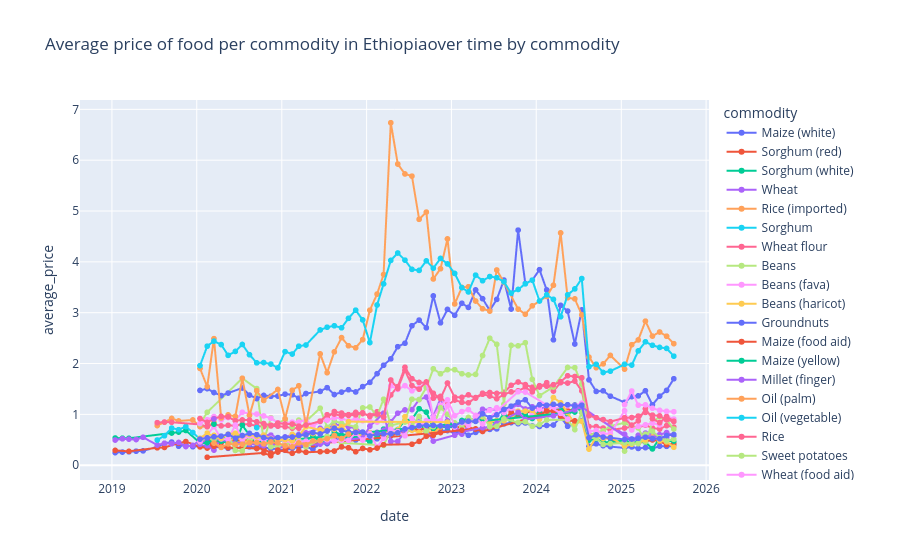

The code cell stored with this chart in its notebook:
### Code cell
# df = (eth
#       .groupby(['time'], as_index=False)
#       .agg(spi_gamma_3_month=('spi_gamma_3_month', 'mean'))
#      )

eth_month = eth.groupby(['date','commodity'], as_index=False).agg(average_price = ('price_per_unit(usd)', 'mean'))
eth_month
fig = px.line(
    eth_month,
    x="date",
    y="average_price",
    color="commodity",          # 라인 구분
    markers=True,            # 옵션: 점 표시
    title="Average price of food per commodity in Ethiopiaover time by commodity"
)
fig.show()
